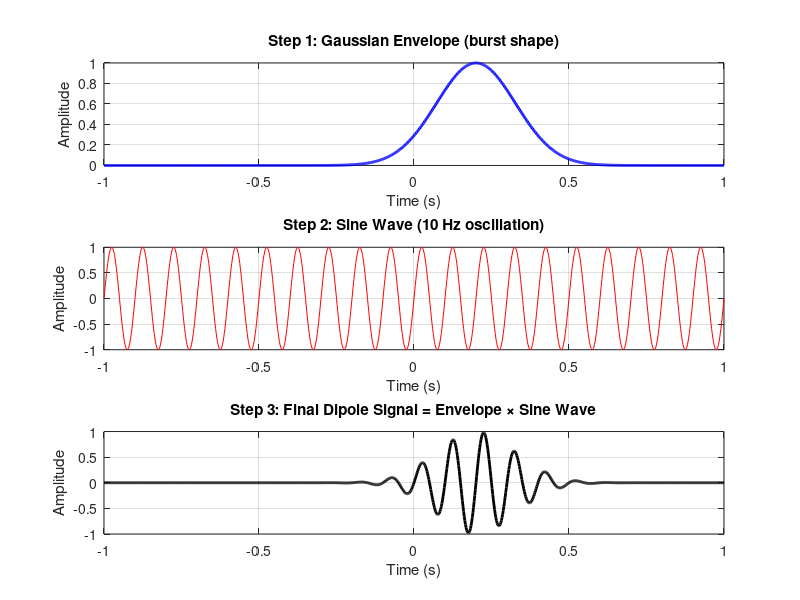
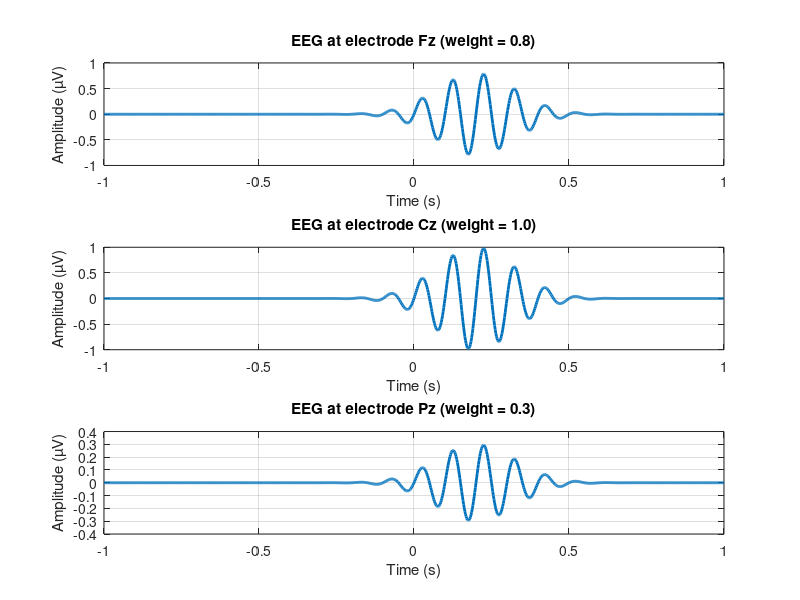
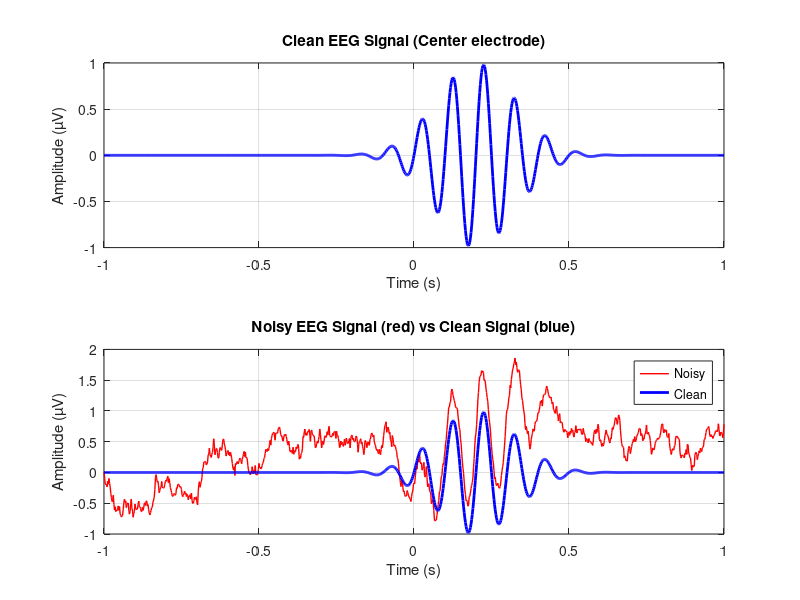
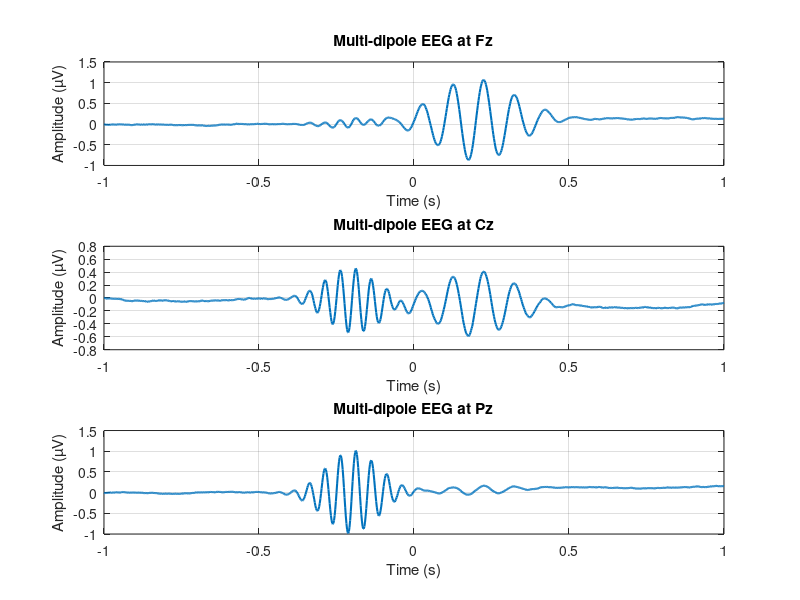

These figures' MATLAB source, in order:
%%
%     TUTORIAL: How to Simulate Dipoles in EEG - Complete Beginner's Guide
%    
%    This tutorial will teach you:
%    1. What are dipoles in brain activity?
%    2. How to create simple dipole signals
%    3. How to project dipoles to EEG electrodes
%    4. How to simulate realistic EEG data from dipoles
%
%%

%% PART 1: UNDERSTANDING DIPOLES
% 
% What is a dipole?
% ================
% In EEG, a "dipole" represents a small group of neurons firing together.
% Think of it as a tiny electrical source inside your brain.
% 
% Key concepts:
% - Location: WHERE in the brain the activity happens (x,y,z coordinates)
% - Orientation: Which DIRECTION the electrical activity points
% - Strength: HOW STRONG the activity is over time
% - Forward Model: How brain activity projects to scalp electrodes

fprintf('=== DIPOLE SIMULATION TUTORIAL ===\n\n');

%% PART 2: BASIC SETUP
% Let's start with the simplest possible example

% First, let's create some basic parameters
srate = 500;  % sampling rate (500 Hz)
time_duration = 2;  % 2 seconds of data
times = -1:1/srate:1;  % time vector from -1 to +1 seconds
n_timepoints = length(times);

fprintf('Created time vector with %d points at %d Hz sampling rate\n', n_timepoints, srate);

%% PART 3: SIMULATE A SINGLE DIPOLE SIGNAL
% Let's create the simplest dipole: a sine wave burst

% Parameters for our dipole signal
dipole_frequency = 10;  % 10 Hz oscillation (alpha rhythm)
burst_center = 0.2;       % burst happens at time 0
burst_width = 0.3;      % burst lasts 0.3 seconds

% Create a Gaussian envelope (the "burst" shape)
gaussian_envelope = exp(-4*log(2)*(times - burst_center).^2 / burst_width^2);

% Create the oscillating signal
sine_wave = sin(2*pi * dipole_frequency * times);

% Combine them: oscillation × envelope = burst of activity
dipole_signal = sine_wave .* gaussian_envelope;

% Plot to visualize
figure(1); clf;
subplot(3,1,1)
plot(times, gaussian_envelope, 'b-', 'LineWidth', 2);
title('Step 1: Gaussian Envelope (burst shape)');
xlabel('Time (s)'); ylabel('Amplitude');
grid on;

subplot(3,1,2)
plot(times, sine_wave, 'r-');
title('Step 2: Sine Wave (10 Hz oscillation)');
xlabel('Time (s)'); ylabel('Amplitude');
grid on;

subplot(3,1,3)
plot(times, dipole_signal, 'k-', 'LineWidth', 2);
title('Step 3: Final Dipole Signal = Envelope × Sine Wave');
xlabel('Time (s)'); ylabel('Amplitude');
grid on;

fprintf('Created a dipole signal: 10 Hz burst at time 0\n');

%% PART 4: FROM BRAIN TO SCALP - THE FORWARD MODEL CONCEPT
%
% The brain signal we just created needs to travel from inside the brain
% to the scalp electrodes. This is what the "forward model" does.
%
% Think of it like this:
% Brain activity (dipole) → travels through skull/tissue → detected at scalp (EEG)

% Let's simulate a simple 3-electrode setup
n_electrodes = 3;
electrode_names = {'Fz', 'Cz', 'Pz'};  % Front, Center, Back of head

% Simple forward model: how much each electrode sees our dipole
% (In reality, this comes from solving physics equations)
forward_weights = [0.8, 1.0, 0.3];  % Center electrode sees it most

% Project our dipole signal to each electrode
eeg_data = zeros(n_electrodes, n_timepoints);
for elec = 1:n_electrodes
    eeg_data(elec, :) = forward_weights(elec) * dipole_signal;
end

% Plot the EEG data
figure(2); clf;
for elec = 1:n_electrodes
    subplot(n_electrodes, 1, elec);
    plot(times, eeg_data(elec, :), 'LineWidth', 2);
    title(sprintf('EEG at electrode %s (weight = %.1f)', electrode_names{elec}, forward_weights(elec)));
    xlabel('Time (s)'); ylabel('Amplitude (µV)');
    grid on;
end

fprintf('Projected dipole to %d electrodes using simple forward model\n', n_electrodes);

%% PART 5: ADDING NOISE (REALISTIC EEG)
%
% Real EEG is never perfectly clean. Let's add some realistic noise.

% Types of noise in EEG:
% 1. Background brain activity (pink noise)
% 2. Muscle artifacts (high frequency)
% 3. Electrical interference (50/60 Hz)

noise_level = 2;  % Adjust this to make noise stronger/weaker

eeg_data_noisy = zeros(size(eeg_data));
for elec = 1:n_electrodes
    % Pink noise (typical background EEG)
    pink_noise = noise_level * cumsum(randn(1, n_timepoints)) / sqrt(n_timepoints);
    
    % Add to clean signal
    eeg_data_noisy(elec, :) = eeg_data(elec, :) + pink_noise;
end

% Compare clean vs noisy
figure(3); clf;
subplot(2,1,1)
plot(times, eeg_data(2, :), 'b-', 'LineWidth', 2);
title('Clean EEG Signal (Center electrode)');
xlabel('Time (s)'); ylabel('Amplitude (µV)');
grid on;

subplot(2,1,2)
plot(times, eeg_data_noisy(2, :), 'r-', 'LineWidth', 1);
hold on;
plot(times, eeg_data(2, :), 'b-', 'LineWidth', 2);
title('Noisy EEG Signal (red) vs Clean Signal (blue)');
xlabel('Time (s)'); ylabel('Amplitude (µV)');
legend('Noisy', 'Clean', 'Location', 'best');
grid on;

fprintf('Added realistic noise to EEG signals\n');

%% PART 6: MULTIPLE DIPOLES
%
% Real brains have many active regions. Let's simulate two dipoles.

% Dipole 1: 10 Hz activity in "frontal" region
dipole1_freq = 10;
dipole1_envelope = exp(-4*log(2)*(times - 0.2).^2 / 0.3^2);
dipole1_signal = sin(2*pi * dipole1_freq * times) .* dipole1_envelope;
dipole1_weights = [1.0, 0.5, 0.1];  % Strong in front

% Dipole 2: 20 Hz activity in "parietal" region  
dipole2_freq = 20;
dipole2_envelope = exp(-4*log(2)*(times + 0.2).^2 / 0.2^2);
dipole2_signal = sin(2*pi * dipole2_freq * times) .* dipole2_envelope;
dipole2_weights = [0.1, 0.5, 1.0];  % Strong in back

% Combine both dipoles at each electrode
eeg_multi = zeros(n_electrodes, n_timepoints);
for elec = 1:n_electrodes
    eeg_multi(elec, :) = dipole1_weights(elec) * dipole1_signal + ...
                         dipole2_weights(elec) * dipole2_signal;
    
    % Add noise
    noise = 0.1 * cumsum(randn(1, n_timepoints)) / sqrt(n_timepoints);
    eeg_multi(elec, :) = eeg_multi(elec, :) + noise;
end

% Plot the multi-dipole result
figure(4); clf;
for elec = 1:n_electrodes
    subplot(n_electrodes, 1, elec);
    plot(times, eeg_multi(elec, :), 'LineWidth', 1.5);
    title(sprintf('Multi-dipole EEG at %s', electrode_names{elec}));
    xlabel('Time (s)'); ylabel('Amplitude (µV)');
    grid on;
end

fprintf('Simulated EEG from two dipoles with different frequencies and locations\n');

%% PART 7: MULTIPLE TRIALS (EXPERIMENTAL DESIGN)
%
% In real experiments, we record many trials and average them.

n_trials = 50;
trial_data = zeros(n_electrodes, n_timepoints, n_trials);

fprintf('Simulating %d trials...\n', n_trials);

for trial = 1:n_trials
    % Add some trial-to-trial variability
    
    % Dipole 1: frequency varies slightly across trials
    freq_jitter = dipole1_freq + randn*10;  % 10 ± 0.5 Hz
    trial_dipole1 = sin(2*pi * freq_jitter * times) .* dipole1_envelope;
    
    % Dipole 2: timing varies slightly
    time_jitter = 0.05 * randn;  % ± 50ms timing jitter
    shifted_envelope = exp(-4*log(2)*(times + 0.2 - time_jitter).^2 / 0.2^2);
    trial_dipole2 = sin(2*pi * dipole2_freq * times) .* shifted_envelope;
    
    % Project to electrodes and add noise
    for elec = 1:n_electrodes
        signal = dipole1_weights(elec) * trial_dipole1 + ...
                dipole2_weights(elec) * trial_dipole2;
        noise = 0.15 * cumsum(randn(1, n_timepoints)) / sqrt(n_timepoints);
        trial_data(elec, :, trial) = signal + noise;
    end
end

% Calculate average across trials
average_data = mean(trial_data, 3);

% Plot single trial vs average
figure(5); clf;
subplot(2,1,1)
plot(times, squeeze(trial_data(2, :, 1)), 'Color', [0.7 0.7 0.7]);
hold on;
plot(times, squeeze(trial_data(2, :, 2)), 'Color', [0.7 0.7 0.7]);
plot(times, squeeze(trial_data(2, :, 3)), 'Color', [0.7 0.7 0.7]);
title('Single Trials (gray) - Center Electrode');
xlabel('Time (s)'); ylabel('Amplitude (µV)');
grid on;

subplot(2,1,2)
plot(times, average_data(2, :), 'b-', 'LineWidth', 3);
title(sprintf('Average of %d Trials - Noise Reduced!', n_trials));
xlabel('Time (s)'); ylabel('Amplitude (µV)');
grid on;

fprintf('Trial averaging reduces noise and reveals true signal structure\n');


%% PARAMETER EXPLORATION
%
% Try changing these parameters to see their effects:

% Experiment with these:
% - dipole_frequency: Change from 10 to other values (1-100 Hz)
% - burst_width: Make bursts shorter (0.1) or longer (0.5)
% - noise_level: Less noise (0.05) or more noise (0.3)
% - forward_weights: Different spatial patterns
% - n_trials: See how averaging improves with more trials
